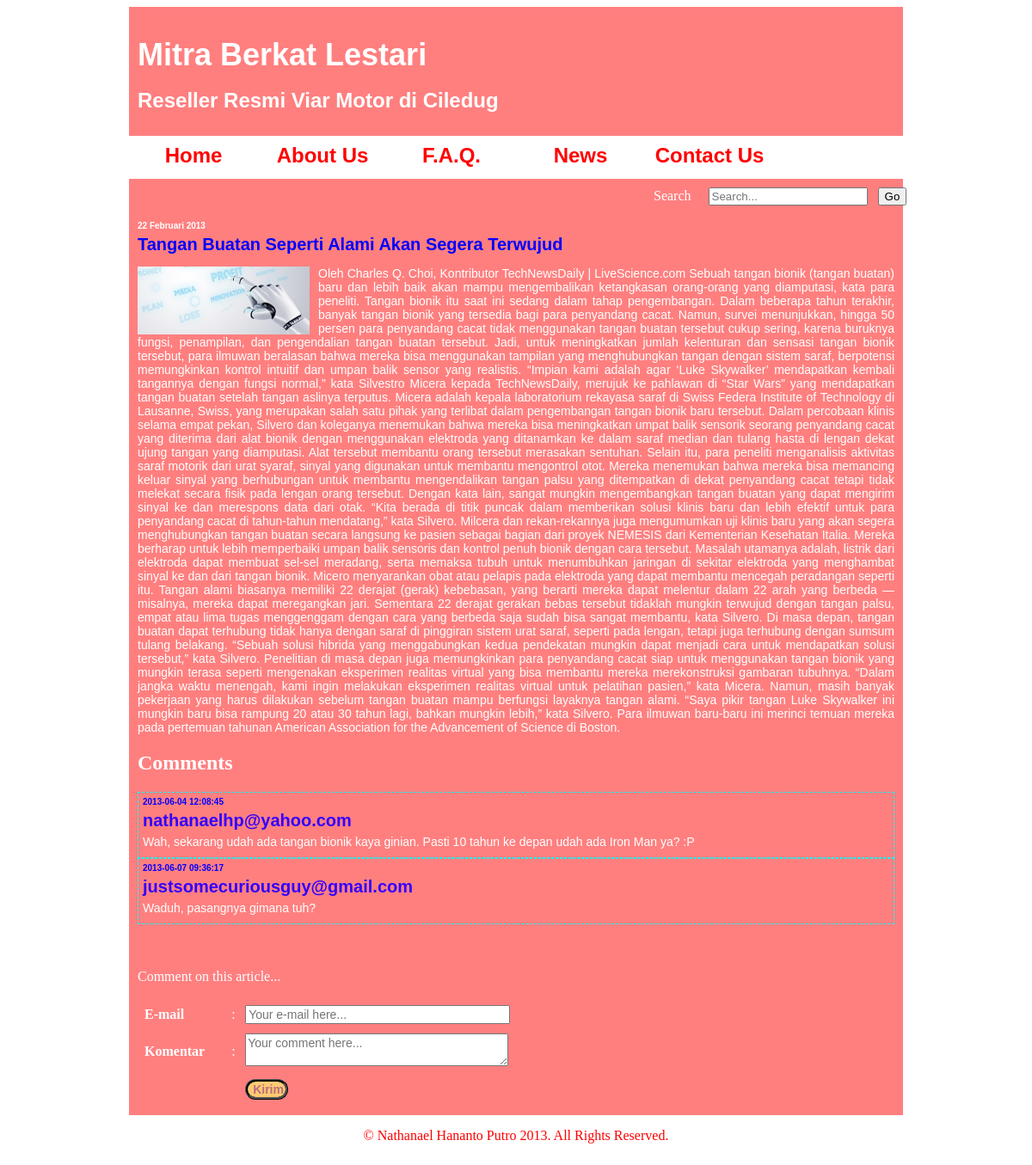
The page /webproj/viar/index.php?newsdetail&id=2 on the database its author committed.
### tables this page shows
CREATE TABLE IF NOT EXISTS `news_table` (
  `id` int(11) NOT NULL AUTO_INCREMENT,
  `title` varchar(256) NOT NULL,
  `image` varchar(256) NOT NULL,
  `synopsis` text NOT NULL,
  `detail` text NOT NULL,
  `date` date NOT NULL,
  PRIMARY KEY (`id`)
);

CREATE TABLE IF NOT EXISTS `newscomments_table` (
  `id` int(11) NOT NULL AUTO_INCREMENT,
  `newsid` int(11) NOT NULL,
  `date` datetime NOT NULL,
  `sender` varchar(256) NOT NULL,
  `comment` text NOT NULL,
  `allowed` tinyint(4) NOT NULL,
  PRIMARY KEY (`id`)
);

### webproj/viar/function/utility.php (called while the page is built, shortened)
<?php
  function indonesiandate($thedate) {
	  $day=substr($thedate,8,2);
	  $month=get_monthname(substr($thedate,5,2));
	  $year=substr($thedate,0,4);
	  $dateposted="$day $month $year";
	  return $dateposted;
  }
  function get_monthname($month) {
	  switch($month) {
		  case 2:
		  $monthname="Februari";
		  break;
	  }
	  return $monthname;
  }
?>

### webproj/viar/function/function.php (the view, shortened to what this page needs)
<?php
  function head () {
?>
<link rel="stylesheet" type="text/css" href="style/style.css">
<?php
  }
?>
<?php
  function get_header () {
?>
<h1>Mitra Berkat Lestari</h1>
<br>
<h2>Reseller Resmi Viar Motor di Ciledug</h2>
<?php
  }
?>
<?php
  function get_menu()  {
?>
  <ul>
    <li><a href="index.php?home">Home</a></li>
    <li><a href="index.php?about">About Us</a></li>
    <li><a href="index.php?faq">F.A.Q.</a></li>
    <li><a href="index.php?news">News</a></li>
    <li><a href="index.php?contact">Contact Us</a></li>
  </ul>
<?php
  }
?>
<?php
  function get_footer()  {
?>
&copy; Nathanael Hananto Putro 2013. All Rights Reserved.
<?php
  }
?>
<?php function get_newsdetail() { ?>
  <?php
		$id=$_GET["id"];
		$sqlsyntax="SELECT * FROM news_table WHERE id=$id";
		$sqlnews=mysql_query($sqlsyntax,$GLOBALS["connect"]);
		$news=mysql_fetch_array($sqlnews);
	  ?>
  <h2 class="newsdate">
    <?php
	echo indonesiandate($news["date"]);
    ?>
  </h2>
  <h3 class="newstitle">
   <?php
	echo $news["title"];
    ?>
  </h3>
  <p class="newsdetail">
    <img src="Images/News/<?php echo str_replace(chr(13),"<br>",$news["image"]); ?>"><?php echo $news["detail"]; ?>
  </p>
  <?php get_newscomments($id); ?>
  <br><br>
  <?php get_newscommentform($id); ?>
<?php } ?>
<?php function get_newscomments($newsid) { ?>
  <h2>Comments</h2>
    <?php
		$sqlsyntax="SELECT * FROM newscomments_table WHERE newsid=$newsid";
		$sql=mysql_query($sqlsyntax,$GLOBALS["connect"]);
		$sqlcomments=mysql_fetch_array($sql);
	?>
    <?php
	  if (!empty($sqlcomments)) {
		  do {
	?>
        <div class="newsitem">
          <h2 class="newsdate"><?php echo $sqlcomments["date"];?></h2>
          <h3 class="newstitle"><?php echo $sqlcomments["sender"];?></h3>
          <p class="newsparagraph">
            <?php echo $sqlcomments["comment"];?>
          </p>
        </div>
    <?php
		  } while($sqlcomments=mysql_fetch_array($sql));
	  } else {
		  echo "Sorry, we have no comments for this news yet...";
	  }
	?>
<?php } ?>
<?php function get_newscommentform($newsid) {?>
  <p>
  Comment on this article...
  </p>
  <form id="commentform" name="commentform" method="post" action="index.php?submitcomment">
  <table width="500px" cellspacing="5px" cellpadding="3px" border="0">
    <tr>
      <td width="100"><strong>E-mail</strong></td>
      <td width="5">:</td>
      <td width="395">
        <input type="text" class="commenttextfield" id="sender" name="sender" placeholder="Your e-mail here..." required>
      </td>
    </tr>
    <tr>
      <td width="100"><strong>Komentar</strong></td>
      <td width="5">:</td>
      <td width="395">
        <textarea id="comment" name="comment" class="commenttextarea" placeholder="Your comment here..." required></textarea>
      </td>
    </tr>
    <tr>
      <td width="100">&nbsp;</td>
      <td width="5">&nbsp;</td>
      <td width="395">
        <input type="submit" class="submitcommentbutton" id="submitcomment" name="submitcomment" value="Kirim">
      </td>
    </tr>
  </table>
  </form>
<?php } ?>

### webproj/viar/style/style.css (style rules this page uses)
body { background-color:#FFFFFF; }
#wrapper #header h1 { margin-top:0px; margin-bottom:0px; color:#FFFFFF; font-family:Arial, Helvetica, sans-serif; font-size:36px; font-weight:bold; }
#wrapper #header h2 { margin-top:0px; margin-bottom:0px; font-family:Arial, Helvetica, sans-serif; font-size:24px; font-weight:bold; color:#FFFFFF; }
#wrapper #menu ul { margin:0px; list-style-type:none; padding:0px; }
#wrapper #menu ul li { float:left; width:150px; font-size:24px; font-family:Arial, Helvetica, sans-serif; color:#FF0000; text-align:center; line-height:45px; height:50px; font-weight:bold; }
#wrapper #menu ul li a { text-decoration:none; width:150px; font-size:24px; font-family:Arial, Helvetica, sans-serif; color:#FF0000; text-align:center; line-height:45px; height:50px; font-weight:bold; display:block; }
.newsitem { border-style:dashed; padding:5px; margin-bottom;10px; border-color:#0FF; border-width:1px; }
.newsitem .newsdate { font-family:Arial, Helvetica, sans-serif; font-size:10px; color:#00F; margin-top:0px; margin-bottom:5px; }
.newsitem .newstitle { font-family:Arial, Helvetica, sans-serif; font-size:20px; font-weight:bold; color:#30F; margin-top:0px; margin-bottom:5px; }
.newsitem .newsparagraph { font-family:Arial, Helvetica, sans-serif; font-size:14px; text-align:justify; margin-top:0px; margin-bottom:5px; }
.newsdate { font-size:10px; font-family:Arial, Helvetica, sans-serif; margin-top:0px; margin-bottom:5px; }
.newstitle { font-size:20px; font-family:Arial, Helvetica, sans-serif; font-weight:bold; margin-top:0px; margin-bottom:10px; color:#00F; }
.newsdetail { font-size:14px; font-family:Arial, Helvetica, sans-serif; text-align:justify; }
.newsdetail img { float:left; margin-right:10px; width:200px; height:auto; }
.commenttextfield { width:300px; font-family:Arial, Helvetica, sans-serif; font-size:14px; }
.commenttextarea { width:300px; font-family:Arial, Helvetica, sans-serif; font-size:14px; }
.submitcommentbutton { border-style:ridge; border-width:3.5px; width:50px; height12.5px; border-radius:20px; font-family:Arial, Helvetica, sans-serif; font-size:14px; font-weight:bold; background-color:#FFCA73; color:#B96D7B; }

### rows shown on the page
news_table: date "22 Februari 2013", title "Tangan Buatan Seperti Alami Akan Segera Terwujud", image (picture), detail "Oleh Charles Q. Choi, Kontributor TechNewsDaily | LiveScience.com Sebuah tangan bionik (tangan buatan) baru dan lebih baik akan mampu mengembalikan ketangkasan orang-orang yang diamputasi, kata para peneliti. Tangan bionik itu saat ini sedang dalam tahap pengembangan. Dalam beberapa tahun terakhir, banyak tangan bionik yang tersedia bagi para penyandang cacat. Namun, survei menunjukkan, hingga 50 persen para penyandang cacat tidak menggunakan tangan buatan tersebut cukup sering, karena buruknya fungsi, penampilan, dan pengendalian tangan buatan tersebut. Jadi, untuk meningkatkan jumlah kelenturan dan sensasi tangan bionik tersebut, para ilmuwan beralasan bahwa mereka bisa menggunakan…"
newscomments_table: date "2013-06-04 12:08:45", sender "nathanaelhp@yahoo.com", comment "Wah, sekarang udah ada tangan bionik kaya ginian. Pasti 10 tahun ke depan udah ada Iron Man ya? :P"
newscomments_table: date "2013-06-07 09:36:17", sender "justsomecuriousguy@gmail.com", comment "Waduh, pasangnya gimana tuh?"
